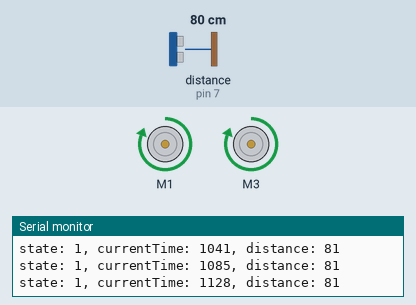
A sketch run on a simulated Arduino Uno, built with avr-gcc and run on an emulated ATmega328P. Parts: 2 × DC motor (green arrow = forward, orange = backward, longer = faster), the last lines printed to the serial monitor. The test bench sets the inputs (shaded band); at power-on: distance to the obstacle (sensor on pin 7) 80 cm. The echo pulse lasts 58.3 µs per cm; random numbers use the default seed unless the sketch sets one.

Above: at 1.2 s.
1.3 s: distance to the obstacle (sensor on pin 7) set to 12 cm
4.3 s: distance to the obstacle (sensor on pin 7) set to 9 cm
At 4.8 s:
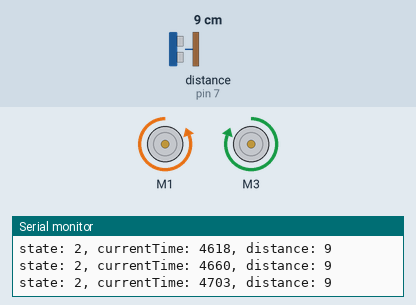
At 30.7 s:
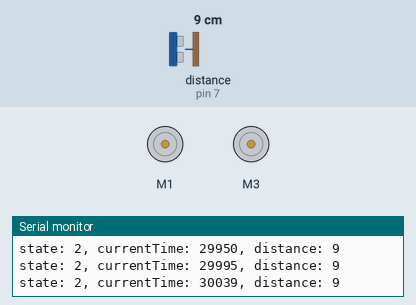
Timing chart, 0 to 31.5 s (numbered marks = the images above; inputs shaded):
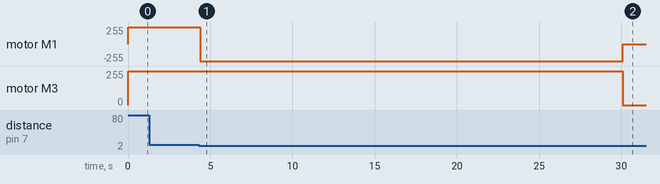

The sketch:

rover.ino
```cpp
#define LOGGING

#define ENABLE_ADAFRUIT_MOTOR_DRIVER
#define ENABLE_NEWPING_DISTANCE_SENSOR_DRIVER


#define RUN_TIME 30
#define TOO_CLOSE 10
#define MAX_DISTANCE (TOO_CLOSE * 20)
#define RANDOM_ANALOG_PIN 5

#ifdef ENABLE_ADAFRUIT_MOTOR_DRIVER
#include <AFMotor.h>
#include "adafruit_motor_driver.h"
#define LEFT_MOTOR_INIT 1
#define RIGHT_MOTOR_INIT 3
#endif

#ifdef ENABLE_NEWPING_DISTANCE_SENSOR_DRIVER
#include <NewPing.h>
#include "newping_distance_sensor.h"
#define DISTANCE_SENSOR_INIT 7,7,MAX_DISTANCE
#endif

#include "logging.h"
#include "moving_average.h"

namespace Rover1
{
    class Robot
    {
    public:

        Robot()
            : leftMotor(LEFT_MOTOR_INIT), rightMotor(RIGHT_MOTOR_INIT),
              distanceSensor(DISTANCE_SENSOR_INIT),
              distanceAverage(TOO_CLOSE * 12)
        {
            initialize();
        }


        void initialize()
        {
            randomSeed(analogRead(RANDOM_ANALOG_PIN));
            endTime = millis() + RUN_TIME * 1000;
            move();
        }

        void run()
        {
            if (stopped())
                return;

            unsigned long currentTime = millis();
            int distance = distanceAverage.add(distanceSensor.getDistance());
            log("state: %d, currentTime: %lu, distance: %u\n", state, currentTime, distance);

            if (doneRunning(currentTime))
                stop();
            else if (moving()) {
                if (obstacleAhead(distance))
                    turn(currentTime);
            }
            else if (turning()) {
                if (doneTurning(currentTime, distance))
                    move();
            }
        }

    protected:
        void move()
        {
            leftMotor.setSpeed(255);
            rightMotor.setSpeed(255);
            state = stateMoving;
        }

        void stop()
        {
            leftMotor.setSpeed(0);
            rightMotor.setSpeed(0);
            state = stateStopped;
        }

        bool doneRunning(unsigned long currentTime)
        {
            return (currentTime >= endTime);
        }

        bool obstacleAhead(unsigned int distance)
        {
            return (distance <= TOO_CLOSE);
        }

        bool turn(unsigned long currentTime)
        {
            if (random(2) == 0) {
                leftMotor.setSpeed(-255);
                rightMotor.setSpeed(255);
            }
            else {
                leftMotor.setSpeed(255);
                rightMotor.setSpeed(-255);
            }
            state = stateTurning;
            endStateTime = currentTime + random(500, 1000);
        }

        bool doneTurning(unsigned long currentTime, unsigned int distance)
        {
            if (currentTime >= endStateTime)
                return (distance > TOO_CLOSE);
            return false;
        }

        bool moving() { return (state == stateMoving); }
        bool turning() { return (state == stateTurning); }
        bool stopped() { return (state == stateStopped); }

    private:
        Motor leftMotor;
        Motor rightMotor;
        DistanceSensor distanceSensor;
        MovingAverage<unsigned int, 3> distanceAverage;
        enum state_t { stateStopped, stateMoving, stateTurning };
        state_t state;
        unsigned long endStateTime;
        unsigned long endTime;
    };
};

Rover1::Robot robot;

void setup()
{
    Serial.begin(9600);
    robot.initialize();
}

void loop()
{
    robot.run();
}
```

distance_sensor.h
```cpp
namespace Rover1
{
    class DistanceSensorDriver
    {
    public:

        DistanceSensorDriver(unsigned int distance) : maxDistance(distance) {}

        virtual unsigned int getDistance() = 0;

    protected:
        unsigned int maxDistance;
    };
};
```

logging.h
```cpp
#ifdef LOGGING

#include <stdarg.h>

void log(char* format, ...)
{
    char line[1024];
    va_list args;
    va_start(args, format);
    vsnprintf(line, sizeof(line), format, args);
    va_end(args);
    Serial.print(line);
}

#else

#define log(...)

#endif
```

moving_average.h
```cpp
template <typename V, int N> class MovingAverage
{
public:

    MovingAverage(V def = 0) : sum(0), p(0)
    {
        for (int i = 0; i < N; i++) {
            samples[i] = def;
            sum += samples[i];
        }
    }


    V add(V new_sample)
    {
        sum = sum - samples[p] + new_sample;
        samples[p++] = new_sample;
        if (p >= N)
            p = 0;
        return sum / N;
    }

private:
    V samples[N];
    V sum;
    V p;
};
```

newping_distance_sensor.h
```cpp
#include "distance_sensor.h"

namespace Rover1
{
    class DistanceSensor : public DistanceSensorDriver
    {
    public:
        DistanceSensor(int triggerPin, int echoPin, int maxDistance)
            : DistanceSensorDriver(maxDistance),
              sensor(triggerPin, echoPin, maxDistance)
        {
        }

        virtual unsigned int getDistance()
        {
            int distance = sensor.ping_cm();
            if (distance <= 0)
                return maxDistance;
            return distance;
        }
    private:
        NewPing sensor;
    };
};
```

adafruit_motor_driver.h
```cpp
#include "motor_driver.h"

namespace Rover1
{
    class Motor : public MotorDriver
    {
    public:

        Motor(int number)
            : MotorDriver(), motor(number), currentSpeed(0)
        {
        }

        void setSpeed(int speed)
        {
            currentSpeed = speed;
            if (speed >= 0) {
                motor.setSpeed(speed);
                motor.run(FORWARD);
            }
            else {
                motor.setSpeed(-speed);
                motor.run(BACKWARD);
            }
        }

        int getSpeed() const
        {
            return currentSpeed;
        }

    private:
        AF_DCMotor motor;
        int currentSpeed;
    };
};
```

motor_driver.h
```cpp
namespace Rover1
{
    class MotorDriver
    {
    public:

        virtual void setSpeed(int speed) = 0;

        virtual int getSpeed() const = 0;
    };
};
```

Measured:
- the behaviour switches between 11 and 10 cm on distance to the obstacle (sensor on pin 7) (found by bisection; images 0 and 1)
